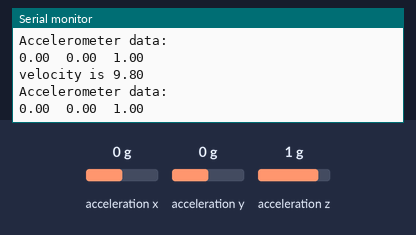
The sketch below on a simulated Arduino Uno, built with avr-gcc and run on an emulated ATmega328P. Shown: the last lines printed to the serial monitor. The test bench sets the inputs (shaded band); at power-on: acceleration x 0 g, acceleration y 0 g, acceleration z 1 g.

Above: at 1.3 s.
1.4 s: acceleration x set to -1.4 g
At 1.82 s:
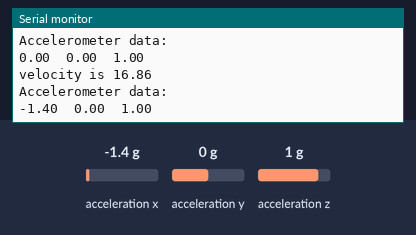
2.9 s: acceleration y set to -1.4 g
At 3.33 s:
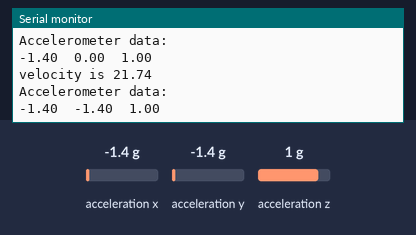
4.4 s: acceleration z set to -1.4 g
At 4.84 s:
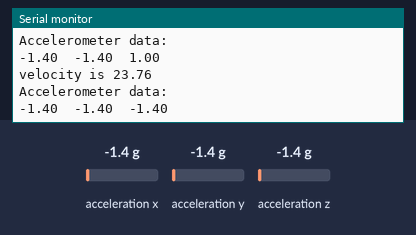
Timing chart, 0 to 7.4 s (numbered marks = the images above; inputs shaded):
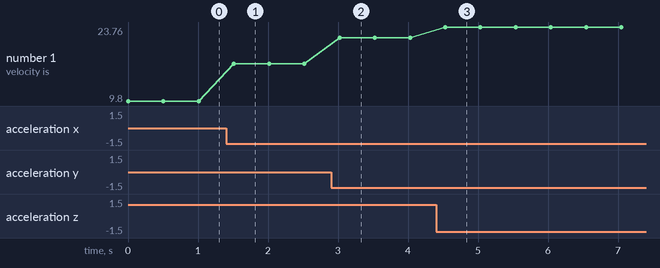

The sketch:

Acceleration.ino
```cpp
 #include<Arduino_LSM6DSOX.h>
#include<math.h>
float Ax, Ay, Az;
float velocity;
void setup() {
  // put your setup code here, to run once:
  Serial.begin(115200);
  while (!Serial);
  if (!IMU.begin()) {
    Serial.println("Failed to initialize sensor");
    while (1);
  }
  Serial.print("Accelerometer sample rate = ");
  Serial.print(IMU.accelerationSampleRate());
  Serial.println("Hz");
  Serial.println();

}

void loop() {
  // put your main code here, to run repeatedly:

  if (IMU.accelerationAvailable()) {
    IMU.readAcceleration(Ax, Ay, Az);
    velocity = sqrt(pow(Ax, 2) + pow(Ay, 2) + pow(Az, 2)) * 9.8;
    Serial.print("velocity is ");
    Serial.println(velocity);
    Serial.println("Accelerometer data: ");
    Serial.print(Ax);
    Serial.print('\t');
    Serial.print(Ay);
    Serial.print('\t');
    Serial.println(Az);
    Serial.println();

  }
  delay(500);

}
```

Measured:
- after the input at 1.4 s, the serial monitor: prints a new line after 0.11 s (image 1)
- after the input at 2.9 s, the serial monitor: prints a new line after 0.12 s (image 2)
- after the input at 4.4 s, the serial monitor: prints a new line after 0.13 s (image 3)
- plotted number 1: 9.8 → 16.86 after the input at 1.4 s, 16.86 → 21.74 after the input at 2.9 s, 21.74 → 23.76 after the input at 4.4 s
